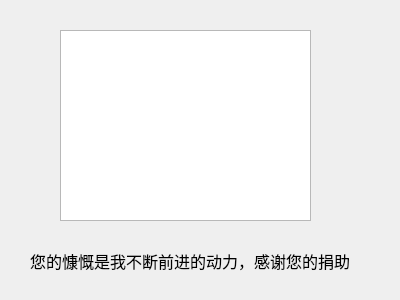
<?xml version="1.0" encoding="UTF-8"?>
<ui version="4.0">
 <class>Form</class>
 <widget class="QWidget" name="Form">
  <property name="geometry">
   <rect>
    <x>0</x>
    <y>0</y>
    <width>400</width>
    <height>300</height>
   </rect>
  </property>
  <property name="windowTitle">
   <string>Form</string>
  </property>
  <widget class="QGraphicsView" name="graphicsView">
   <property name="geometry">
    <rect>
     <x>60</x>
     <y>30</y>
     <width>251</width>
     <height>191</height>
    </rect>
   </property>
  </widget>
  <widget class="QLabel" name="label">
   <property name="geometry">
    <rect>
     <x>30</x>
     <y>250</y>
     <width>341</width>
     <height>21</height>
    </rect>
   </property>
   <property name="font">
    <font>
     <pointsize>12</pointsize>
    </font>
   </property>
   <property name="text">
    <string>您的慷慨是我不断前进的动力，感谢您的捐助</string>
   </property>
  </widget>
 </widget>
 <resources/>
 <connections/>
</ui>
